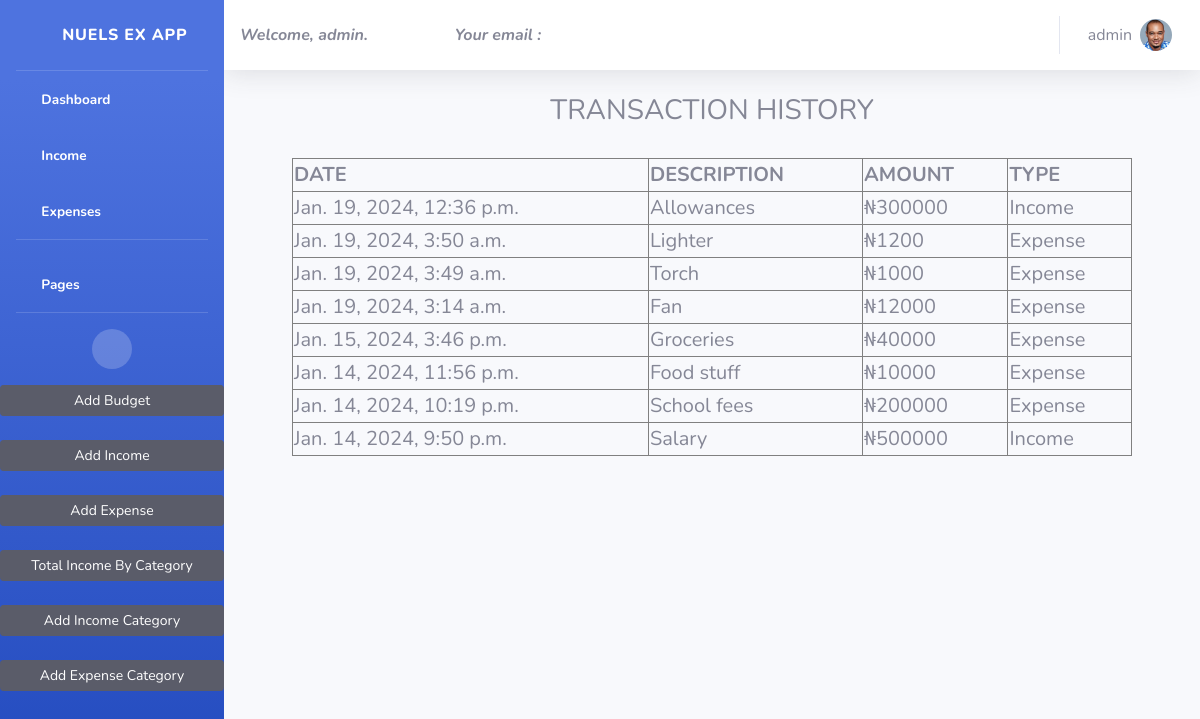
/transaction-history/ (signed in), run on the app's committed database.
### expenses/models.py (models this page shows, shortened)
class Userprofile(models.Model):
    user = models.OneToOneField(User, on_delete=models.CASCADE)
    email = models.EmailField(max_length=300, blank=True, null=True)
    address = models.CharField(max_length= 300, blank=True, null=True)
    dob = models.DateField(blank=True, null=True)
    fullname = models.CharField(max_length=100, blank=True, null=True)
    username = models.CharField(max_length=50, null=True, default=1)
    profile_image = models.ImageField(upload_to='profile')
    activation_key = models.CharField(max_length=300, blank=True, null=True)

class Income(models.Model):
    user = models.ForeignKey(User, on_delete=models.CASCADE)
    description = models.CharField(max_length=300, blank=True, null=True)
    amount = models.IntegerField(null=True, blank=True)
    date = models.DateTimeField(auto_now_add=True)
    incometype = models.ForeignKey(Incomecategory, on_delete=models.CASCADE)
    class Meta:
        ordering = ['-date']

class Expenses(models.Model):
    user = models.ForeignKey(User, on_delete=models.CASCADE)
    description = models.CharField(max_length=300, blank=True, null=True)
    amount = models.IntegerField(null=True, blank=True)
    date = models.DateTimeField(auto_now=True)
    expensetype = models.ForeignKey(Expensescategory, on_delete=models.CASCADE)
    class Meta:
        ordering = ['-date']

### expenses/views.py (the view)
# urls.py: path('transaction-history/', TransactionHistoryView.as_view(), name='transaction-history'),
class TransactionHistoryView(View):
    def get(self, request):
        income_list = Income.objects.filter(user=request.user)
        expenses_list = Expenses.objects.filter(user=request.user)
        transaction_history = list(income_list) + list(expenses_list)
        transaction_history.sort(key=lambda x: x.date, reverse=True)
        context = {
            'transaction_history': transaction_history,
        }
        return render(request, 'transaction_history.html', context=context)

### expenses/context_processor.py (called while the page is built)
def profile_info(request):
    if request.user.is_authenticated:
        try:
            profile = Userprofile.objects.get(user=request.user)
            return {'user_profile': profile}
        except Userprofile.DoesNotExist:
            pass
    return {}

### expenses/expensescat_context.py (called while the page is built)
def cate_list(request):
    globa_list =Expensescategory.objects.all()
    return {
        'globa_list': globa_list,
    }

### expenses/incomecat_context.py (called while the page is built)
def category_list(request):
    global_list = Incomecategory.objects.all()
    return {
        'global_list': global_list,
    }

### templates/transaction_history.html (shortened to what this page needs)
{% extends 'index.html' %}
{% block content %}
  <h3>TRANSACTION HISTORY</h3>
  <table border="1">
        <thead>
            <tr>
                <th>DATE</th>
                <th>DESCRIPTION</th>
                <th>AMOUNT</th>
                <th>TYPE</th>
            </tr>
        </thead>
        <tbody>
            {% for entry in transaction_history %}
                <tr>
                    <td>{{ entry.date }}</td>
                    <td>{{ entry.description }}</td>
                    <td>₦{{ entry.amount }}</td>
                    <td>{% if entry.incometype_id %}Income{% else %}Expense{% endif %}</td>
                </tr>
            {% endfor %}
        </tbody>
  </table>
{% endblock %}

### templates/header.html (shortened to what this page needs)
<!DOCTYPE html>
{% load static %}
<html lang="en">
<head>
    <link href="{% static 'vendor/fontawesome-free/css/all.min.css' %}" rel="stylesheet" type="text/css">
    <link href="{% static 'css/sb-admin-2.min.css' %}" rel="stylesheet">
    <link href="{% static 'vendor/datatables/dataTables.bootstrap4.min.css' %}" rel="stylesheet">
</head>
<body id="page-top">
    <div id="wrapper">
        {% include 'sidebar.html' %}
        <div id="content-wrapper" class="d-flex flex-column">
            <div id="content">
                <nav class="navbar navbar-expand navbar-light bg-white topbar mb-4 static-top shadow">
                    <span class="wel" style="font-style: italic; font-weight: bold;">Welcome, {{ request.user }}.</span>
                    <span class="wel" style="font-style: italic;"><strong>Your email : </strong>{{ user.email }}</span>
                    <ul class="navbar-nav ml-auto">
                        <li class="nav-item dropdown no-arrow">
                            <a class="nav-link dropdown-toggle" href="#" id="userDropdown" role="button"
                                data-toggle="dropdown" aria-haspopup="true" aria-expanded="false">
                                <span class="mr-2 d-none d-lg-inline text-gray-600 large fw-bold">{{request.user}}</span>
                                {% if user_profile.profile_image %}
                                <img class="img-profile rounded-circle" src="{{ user_profile.profile_image.url }}" alt="Profile Image">
                                {% else %}
                                <img src="{% static 'img/undraw_profile.svg' %}" alt="Default Image">
                                {% endif %}
                            </a>
                        </li>
                    </ul>
                </nav>
                    {% block content %}
                    {% endblock content %}
            </div>
        </div>
    </div>
</body>
</html>

### templates/transaction_history.html (style rules this page uses)
h3 { text-align: center; margin-bottom: 30px; margin-top: 20px; }
table { margin: auto; width: 70vw; font-size: 20px; }

### data on the page
Userprofile: profile_image (picture)
Income: date "Jan. 19, 2024, 12:36 p.m.", description "Allowances", amount "300000", shows "Income"
Expenses: date "Jan. 19, 2024, 3:50 a.m.", description "Lighter", amount "1200", shows "Expense"
Expenses: date "Jan. 19, 2024, 3:49 a.m.", description "Torch", amount "1000", shows "Expense"
Expenses: date "Jan. 19, 2024, 3:14 a.m.", description "Fan", amount "12000", shows "Expense"
Expenses: date "Jan. 15, 2024, 3:46 p.m.", description "Groceries", amount "40000", shows "Expense"
Expenses: date "Jan. 14, 2024, 11:56 p.m.", description "Food stuff", amount "10000", shows "Expense"
Expenses: date "Jan. 14, 2024, 10:19 p.m.", description "School fees", amount "200000", shows "Expense"
Income: date "Jan. 14, 2024, 9:50 p.m.", description "Salary", amount "500000", shows "Income"

### other printed values
{{ request.user }} "admin"
